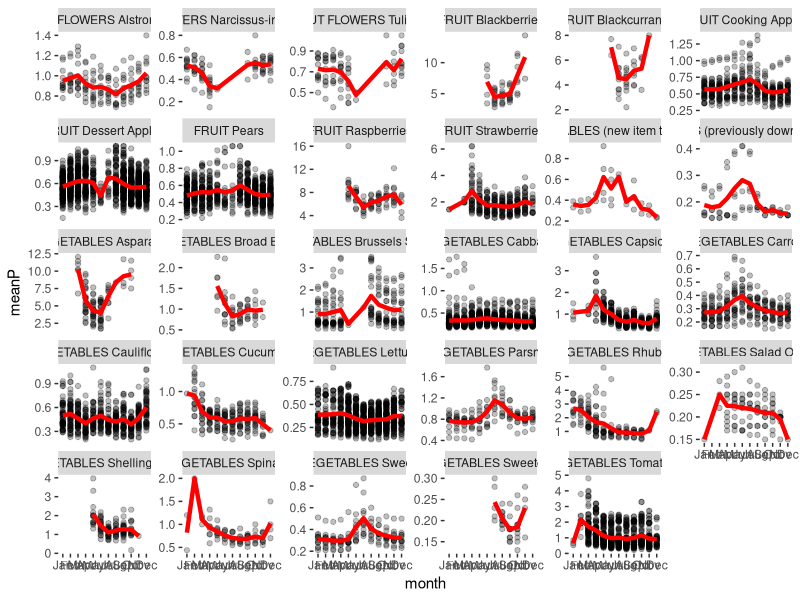

This chart was generated by the following R code:
rm(list = ls())

### fitting quadratic models
library(dplyr)
library(ggplot2)

theme_blog <- theme(
  panel.grid = element_blank(),
  panel.background = element_blank()
)

dat <- read.csv("Data/fruitVegTidy.csv")
dat$month <- factor(dat$month, c("Jan", "Feb", "Mar", "Apr", "May", "Jun", 
                                 "Jul", "Aug", "Sep", "Oct", "Nov", "Dec"))
# exclude NA
dat <- dat[-which(is.na(dat$price)),]
# month integer
dat$monthInt <- as.numeric(dat$month)

# group and normalise
items <- dat %>% 
  group_by(category, subcategory) %>%
  mutate(newCat = paste(category, subcategory)) %>%
  ungroup %>%
  group_by(newCat)

# fit models
models <- items %>%
  do(mod = lm(price ~ year + poly(monthInt, 2), .))
### pulling out the results is a bit messy as we need 
### the last coefficient from different sized models
results <- models %>% do(data.frame(
    poly = .$mod$coefficients[length(.$mod$coefficients)],
    pval = summary(.$mod)$coefficients[nrow(summary(.$mod)$coefficients), 4],
    rsq = summary(.$mod)$adj.r.squared
  ))
results$pval <- p.adjust(results$pval)
sig <- which(results$pval < 0.05)

# annotate the original data with sig/non-sig polynomial
items$sig <- F
for(i in 1:length(sig)){
  items$sig[items$newCat == models$newCat[sig[i]]] <- T
}
length(sig) / nrow(models)
length(which(items$sig == T)) / nrow(items)
models[sig,]

# # plot price against month
itemMeans <- items %>% 
  group_by(newCat, category, month, sig) %>%
  summarise(meanP = mean(price))
# ggplot(itemMeans, aes(x = month, y = meanP)) +
#   geom_line(aes(group = newCat)) +
#   facet_grid(sig ~ category, scales = "free")

# plot the significant ones
sigs <- itemMeans %>% 
  filter(sig == T)
ggplot(sigs, aes(x = month, y = meanP)) +
  geom_point(aes(y = price), filter(items, sig == T), alpha = 0.25) + 
  geom_line(aes(group = newCat), col = "red", size = 1.5) +
  facet_wrap(~ newCat, scales = "free_y") +
  theme_blog


